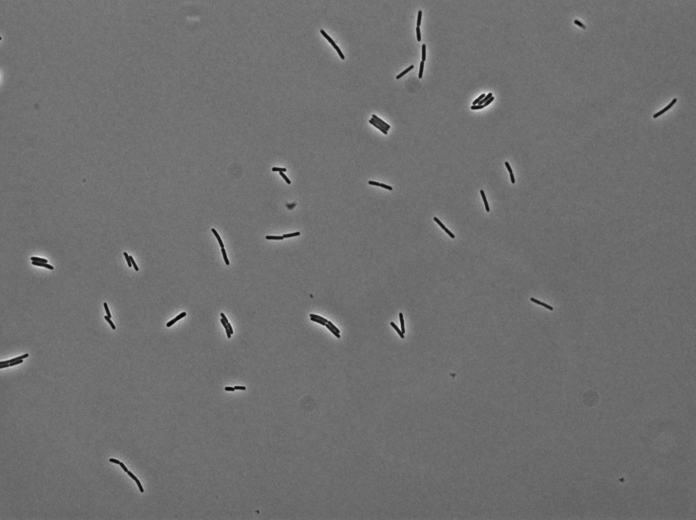
%> input picture tryMe/exampleCellFiles/thresh_image.tif, 1392 x 1040 px (shown at 1/2 size)
$ octave --eval "introThreshSeg;"   (GNU Octave 9; MATLAB toolbox functions it lacks are replaced by stand-ins)
%> lines starting %> are read from the running program, lines starting %| are printed output that depends on the picture; in (x1, y1, x2, y2) boxes, pixels count from 0 and x2, y2 are one past the last pixel; in counts of white or black regions, pixels touching at a corner belong together; the program's own positions count from 1
### settings/loadConstants.m
function CONST = loadConstants( res, PARALLEL_FLAG, dispText )
% loadConstants : loads the parameters for the superSegger/trackOpti package.
% If you want to customize the constants DO NOT CHANGE
% THIS FILE! Rename this file loadConstantsMine.m and
% put in somehwere in the path.
% That file will load automatically rather than this one.
% When you make loadConstantsMine.m, change
% disp( 'loadConstants: Initializing.')
% to loadConstantsMine to avoid confusion.
%
% INPUT :
%   res : name of constants file in the settings folder (without the .mat) to be loaded.
%         If you use a number (60 or 100) it loads the 60X or 100X for E. coli
%   PARALLEL_FLAG : 1 if you want to use parallel computation
%                   0 for single core computation
%   dispText : to display the name of the constants that are loaded.
%
%
% Copyright (C) 2016 Wiggins Lab
% Written by Stella Stylianidou
% University of Washington, 2016
% This file is part of SuperSegger.
%
% SuperSegger is free software: you can redistribute it and/or modify
% it under the terms of the GNU General Public License as published by
% the Free Software Foundation, either version 3 of the License, or
% (at your option) any later version
%
% SuperSegger is distributed in the hope that it will be useful,
% but WITHOUT ANY WARRANTY; without even the implied warranty of
% MERCHANTABILITY or FITNESS FOR A PARTICULAR PURPOSE.  See the
% GNU General Public License for more details.
%
% You should have received a copy of the GNU General Public License
% along with SuperSegger.  If not, see <http://www.gnu.org/licenses/>.


% gets the list of all possible constants in the settings folder
[possibleConstants, list, filepath] = getConstantsList();

CONST = [];
if nargin < 1 || isempty( res )
   disp ('No constant chosen. Possible constants are : ');
   disp(list');
   return;
end

if ~exist('PARALLEL_FLAG','var') || isempty( PARALLEL_FLAG )
    PARALLEL_FLAG = false;
end

if ~exist('dispText','var') || isempty( dispText )
    dispText = true;
end


% default values for numbers
resFlag = [];
if isa(res,'double' ) && res == 60
    res = '60XEc';
elseif isa(res,'double' ) && res == 100
    res = '100XEc';
end

%% Parameters that are the same for all constants
% Settings for alignment in different channels - modify for your microscope
CONST.imAlign.DAPI    = [-0.0354   -0.0000    1.5500   -0.3900];
CONST.imAlign.mCherry = [-0.0512   -0.0000   -1.1500    1.0000];
CONST.imAlign.GFP     = [ 0.0000    0.0000    0.0000    0.0000];

CONST.imAlign.out = {CONST.imAlign.GFP, ...   % c1 channel name
    CONST.imAlign.GFP,...  % c2 channel name
    CONST.imAlign.GFP,...  % c3 channel name
    CONST.imAlign.GFP};    % c4 channel name

CONST.imAlign.AlignToFirst = false; % align all images to first image
CONST.imAlign.AlignChannel = 1; % channel to use for alignment
CONST.imAlign.medFilt = false; % use median filter during alignment
CONST.align.ALIGN_FLAG = 1; % align images (boolean)

% segmenation default parameters
CONST.superSeggerOpti.segmenting_fluorescence = false;
CONST.superSeggerOpti.remove_debris = true;
CONST.superSeggerOpti.INTENSITY_DIF = 0.15;
CONST.superSeggerOpti.PEBBLE_CONST = 1.5;
CONST.superSeggerOpti.remove_microcolonies = true;

% region optimization parameters
CONST.regionOpti.MAX_NUM_RESOLVE = 10000; % no region optimization above this number of segments
CONST.regionOpti.MAX_NUM_SYSTEMATIC = 8; % max number of segments for systematic
CONST.regionOpti.CutOffScoreHi = 10; % cut off score for segments
CONST.regionOpti.CutOffScoreLo = -10; % cut off score for segments
CONST.regionOpti.Nt = 500; % max number of steps in simulated anneal
CONST.regionOpti.minGoodRegScore = 10; % regions with score below this are optimized.
CONST.regionOpti.neighMaxScore = 10; % max score for neighbor to be optimized with a bad region
CONST.regionOpti.ADJUST_FLAG = 1; % adjusts simulated anneal with number of segs
CONST.regionOpti.DE_norm = 0.5000; % segments' weight for global region opti scoring

% trackOpti : general constants
CONST.trackOpti.NEIGHBOR_FLAG = 0; % finds cell neighbors

% trackOpti : linking constants
CONST.trackOpti.OVERLAP_LIMIT_MIN = 0.0800;
CONST.trackOpti.DA_MAX = 0.3; % maximum area change in linking from r->c
CONST.trackOpti.DA_MIN = -0.2; % minimum area change in linking from r->c
CONST.trackOpti.LYSE_FLAG = 0; % not working anymore.
CONST.trackOpti.REMOVE_STRAY = 0; % deletes stray regions and their children
CONST.trackOpti.MIN_CELL_AGE = 5; % minimum cell age for full cell cycle
CONST.trackOpti.linkFun = @multiAssignmentSparse; % function used for linking cells
CONST.trackOpti.SMALL_AREA_MERGE = 55; % in the linking phase, regions with smaller than this area may be merged with the ones next to them.
CONST.trackOpti.MIN_AREA_NO_NEIGH = 30; % regions with area below this and no neighbors are discarded;
CONST.trackOpti.MIN_AREA = 5; % minimum area a cell region can have, otherwise it is discarded.

% Fluorescence calculations : locates foci and caclulates fluorescence
% statistics.
CONST.trackLoci.numSpots = []; % needs to be set to the number of spots per channel to find foci
CONST.trackLoci.fluorFlag = 1; % to calculate fluorescence statistics

%  you can set an initial gate here
CONST.trackLoci.gate  = [];


% pixelsize in um
if all(ismember('100X',res)) % 60 nm per pixel
    CONST.getLocusTracks.PixelSize        = 6/60;
elseif all(ismember('60X',res)) % 100 nm per pixel
    CONST.getLocusTracks.PixelSize        = 6/100;
else
    CONST.getLocusTracks.PixelSize        = [];
end

% getLocusTracks Constants
CONST.getLocusTracks.FLUOR1_MIN_SCORE = 3; % only foci above this score are shown in the viewer
CONST.getLocusTracks.FLUOR2_MIN_SCORE = 3;
CONST.getLocusTracks.FLUOR1_REL       = 0.3;
CONST.getLocusTracks.FLUOR2_REL       = 0.3;
CONST.getLocusTracks.TimeStep         = 1; % used for time axis when towers and kymos are made

% view constants
CONST.view.showFullCellCycleOnly = false; % only uses full cell cycle for analysis tools
CONST.view.orientFlag = true; % to orient the cells along the horizontal axis for the analysis tools
CONST.view.falseColorFlag = false;
CONST.view.fluorColor = {'g','r','b','c','o','y'}; % order of channel colors to be used for display
CONST.view.LogView = false;
CONST.view.filtered = 1;
CONST.view.maxNumCell = []; % maximum number of cells used for analysis tools
CONST.view.background = [0.7, 0.7, 0.7];

% super resolution constants - not used in released version
% Const for findFocusSR
CONST.findFocusSR.MAX_FOCUS_NUM = 8;
CONST.findFocusSR.crop          = 4;
CONST.findFocusSR.gaussR        = 1;
CONST.findFocusSR.MAX_TRACE_NUM = 1000;
CONST.findFocusSR.WS_CUT        = 50;
CONST.findFocusSR.MAX_OFF       = 3;
CONST.findFocusSR.I_MIN         = 150;
CONST.findFocusSR.mag           = 16;
CONST.findFocusSR.MIN_TRACE_LEN = 0;
CONST.findFocusSR.R_LINK        = 2;
CONST.findFocusSR.R_LINK        = 2;
CONST.findFocusSR.SED_WINDOW    = 10;
CONST.findFocusSR.SED_P         = 10;
CONST.findFocusSR.A_MIN         =  6;

% Const for SR - not used in released version
CONST.SR.opt =  optimset('MaxIter',1000,'Display','off', 'TolX', 1e-8);

% for image processing
CONST.SR.GausImgFilter_HighPass = fspecial('gaussian',141,10);
CONST.SR.GausImgFilter_LowPass3 = fspecial('gaussian',21,3);
CONST.SR.GausImgFilter_LowPass2 = fspecial('gaussian',21,2);
CONST.SR.GausImgFilter_LowPass1 = fspecial('gaussian',7,1.25);
CONST.SR.maxBlinkNum = 2;

% pad size for cropping regions for fitting
CONST.SR.pad = 8;
CONST.SR.crop = 4;
CONST.SR.Icut = 1000;
CONST.SR.rcut = 10; % maximum distance between frames for two PSFs
% to be considered two seperate PSFs.
CONST.SR.Ithresh = 2; % threshold intensity in std for including loci in analysis

%% Loading the constant
% constants file is loaded here using input 'res'
indexConst = find(strcmpi({possibleConstants.name},[res,'.mat']));
if ~isempty(indexConst)
     constFilename = possibleConstants(indexConst).name;
     ConstLoaded = load ([filepath,filesep,constFilename]);
     CONST.ResFlag = constFilename(1:end-4);
     if dispText
        disp(['loading Constants : ', constFilename]);
     end
elseif exist(res, 'file')
    ConstLoaded = load(res);
    CONST.ResFlag = res;
else
    errordlg('loadConstants: Constants not loaded : no match found. Aborting. ');
    disp(['Possible constants']);
    disp(list');
    CONST = [];
    return;
end


%% Parameters overwritten separately for each constant :
% Set by the loaded constant. - you can add here values that you have changed
% from the default and should be loaded from your constants file.

% segmentation parameters

% removes debris using the texture of the colonies, and the intensity
% difference of the halo and inside the cells

% updated values
if isfield (ConstLoaded.superSeggerOpti,'remove_debris')
    CONST.superSeggerOpti.remove_debris = ConstLoaded.superSeggerOpti.remove_debris;
end

if isfield (ConstLoaded.superSeggerOpti,'INTENSITY_DIF')
   CONST.superSeggerOpti.INTENSITY_DIF = ConstLoaded.superSeggerOpti.INTENSITY_DIF;
end

if isfield (ConstLoaded.superSeggerOpti,'PEBBLE_CONST')
  CONST.superSeggerOpti.PEBBLE_CONST = ConstLoaded.superSeggerOpti.PEBBLE_CONST;
end

if isfield (ConstLoaded.superSeggerOpti,'segmenting_fluorescence')
    CONST.superSeggerOpti.segmenting_fluorescence = ConstLoaded.superSeggerOpti.segmenting_fluorescence;
end

% removes false microcolonies if using the mean intensity
if isfield (ConstLoaded.superSeggerOpti,'remove_microcolonies')
    CONST.superSeggerOpti.remove_microcolonies = ConstLoaded.superSeggerOpti.remove_microcolonies;
end

% max number of total segments for segmentation
CONST.superSeggerOpti.MAX_SEG_NUM = 50000;

CONST.superSeggerOpti.dIcellNonCell = 0.2;

% objects with less area than this are removed from the mask
CONST.superSeggerOpti.MIN_BG_AREA = ConstLoaded.superSeggerOpti.MIN_BG_AREA;

% intensity thresholds for initial mask creation
CONST.superSeggerOpti.THRESH1= ConstLoaded.superSeggerOpti.THRESH1;
CONST.superSeggerOpti.THRESH2 = ConstLoaded.superSeggerOpti.THRESH2;

% radius of minimum/magic filter - should be about the width of the cell
CONST.superSeggerOpti.MAGIC_RADIUS = ConstLoaded.superSeggerOpti.MAGIC_RADIUS;

% intensity used to find halos in the magic contrast image
CONST.superSeggerOpti.CUT_INT= ConstLoaded.superSeggerOpti.CUT_INT;

% intensities below this are set to 0 to remove variation in intesnity within a cell region.
CONST.superSeggerOpti.MAGIC_THRESHOLD = ConstLoaded.superSeggerOpti.MAGIC_THRESHOLD;

% width of gaussian blur in phase image
CONST.superSeggerOpti.SMOOTH_WIDTH= ConstLoaded.superSeggerOpti.SMOOTH_WIDTH;

% cells with width bigger than this are iteratively added more segments
CONST.superSeggerOpti.MAX_WIDTH= ConstLoaded.superSeggerOpti.MAX_WIDTH;

% max area for micro-colonies to be filled
CONST.superSeggerOpti.Amax = ConstLoaded.superSeggerOpti.Amax;

% erosion size of disk at the creation of the background mask
CONST.superSeggerOpti.crop_rad = ConstLoaded.superSeggerOpti.crop_rad;
CONST.superSeggerOpti.A = ConstLoaded.superSeggerOpti.A; % neural network for segment scoring
CONST.superSeggerOpti.NUM_INFO= ConstLoaded.superSeggerOpti.NUM_INFO; % number of parameters used

CONST.seg = ConstLoaded.seg; % defines segments scoring functions

% region optimizing parameters parameters
% regions with smaller length than min_length are optimized by using all segments surrounding them
CONST.regionOpti.MIN_LENGTH = ConstLoaded.regionOpti.MIN_LENGTH ;
CONST.regionScoreFun = ConstLoaded.regionScoreFun; % defines region scoring functions

if isfield (ConstLoaded.trackOpti,'SMALL_AREA_MERGE')
CONST.trackOpti.SMALL_AREA_MERGE = ConstLoaded.trackOpti.SMALL_AREA_MERGE; % in the linking phase, this regions with this area are merged with the ones next to them.
end

if isfield (ConstLoaded.trackOpti,'MIN_AREA_NO_NEIGH')
CONST.trackOpti.MIN_AREA_NO_NEIGH = ConstLoaded.trackOpti.MIN_AREA_NO_NEIGH; % regions with area below this and no neighbors are discarded;
end

if isfield (ConstLoaded.trackOpti,'MIN_AREA')
CONST.trackOpti.MIN_AREA = ConstLoaded.trackOpti.MIN_AREA;  % minimum area a cell region can have, otherwise it is discarded.
end

%% Parallel processing on multiple cores settings :
if PARALLEL_FLAG
    poolobj = gcp('nocreate'); % If no pool, do not create new one.
    if isempty(poolobj)
        poolobj = parpool('local');
    end
    poolobj.IdleTimeout = 360; % close after idle for 3 hours
    CONST.parallel.parallel_pool_num = poolobj.NumWorkers;
else
    CONST.parallel.parallel_pool_num = 0;
end

CONST.parallel.xy_parallel = 0;
CONST.parallel.PARALLEL_FLAG = PARALLEL_FLAG;
CONST.parallel.show_status = ~(CONST.parallel.parallel_pool_num);
CONST.parallel.verbose = 1;

% orders the fields alphabetically
CONST = orderfields(CONST);

end

### tryMe/introThreshSeg.m
function introThreshSeg()
% cell_seg : shows how thresholding can b eused in a phase contrast
% microscopy image to find the masks, centers and pole locations of the
% cells.
% This is a very simplistic version of how superSegger works.
%
% Copyright (C) 2011,2016 Wiggins Lab
% Written by Stella Stylianidou, Nathan Kuwada, Paul Wiggins
% University of Washington, 2016
% This file is part of SuperSegger.
%
% SuperSegger is free software: you can redistribute it and/or modify
% it under the terms of the GNU General Public License as published by
% the Free Software Foundation, either version 3 of the License, or
% (at your option) any later version.
%
% SuperSegger is distributed in the hope that it will be useful,
% but WITHOUT ANY WARRANTY; without even the implied warranty of
% MERCHANTABILITY or FITNESS FOR A PARTICULAR PURPOSE.  See the
% GNU General Public License for more details.
%
% You should have received a copy of the GNU General Public License
% along with SuperSegger.  If not, see <http://www.gnu.org/licenses/>.


%% Load the entried image and display
% imread converts the tiff image into a large matrix whose dimensions are
% the same as the pixel dimensions on the camera used for imaging and whose
% matrix elements are pixel intensities.

I = imread('exampleCellFiles/thresh_image.tif');
%> I is the input picture: size 1040x1392 uint16; min 10404, max 59412, mean 31842.5
imshow(I,[]);


%% find a region that contains some cells.
% I like to use the Data Cursor Tool (located on the figure menu bar next
% to the left of the paint brush.) By clicking on this tool you can click
% on pixels to see the index (value of the image at that pixel as well as
% the location of that pixel). Use the tool to find a range of pixels
% corresponding to a couple cells. My choice is shown below, but feel free
% to choose your own.


%% Crop the image
% Pick out a small region with just a few cells. We choose to examine the
% figure matrix between rows 291-524 and columns 842-1105.

I_crop = I(291:524,842:1105);
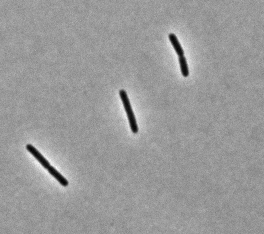
%> I_crop: size 234x264 uint16; min 12112, max 44804, mean 31896.7; drawn with min black and max white
imagesc(I_crop);

axis equal

%% Image Segmentation.
% There are many different techniques for teaching the computer to identify
% the pixels corresponding to a cell. Lets consider one of the easiest:
% thresholding.

% The basic observation is that the cells are darker than the background,
% therefore we can use the intensity of the pixels to indentify cells. Use
% the Data Cursor Tool (located on the figure menu bar next
% to the left of the paint brush) to figure out what range of index values
% correspond to the cells and which to the background.

% Let me help you out by showning you the LUT (look up table) that maps the
% index to the color.

colorbar;

% Choose a cut off value that separates the background values from the cell
% values and set thresh equal to it. Here is my choice:

thresh = 25000;


%% Make a cell mask.
% To get the pixels that are darker, we ask for the values that are less
% than the thesh and assign this to a new matrix

mask = I_crop < thresh ;
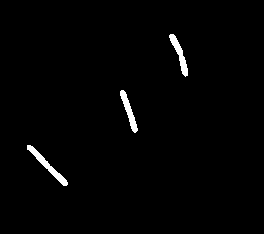
%> mask: size 234x264 logical; 1.4% white; 3 white regions, box (x1, y1, x2, y2) and area: (27, 145, 68, 186) 323, (169, 34, 188, 77) 269, (120, 90, 138, 133) 260
imshow(mask, []);

%% Your turn (1): What is a mask?
% Use the Data Cursor Tool to figure out what values of the mask correspond
% to cells versus background.

%% Your turn (2): What happens if you use the wrong threshold.
% Choose different threshold values to figure out what happens if the
% threshold is too low or too high.

%% Return to a threshold that works.
thresh = 25000;
mask = I_crop < thresh ;
imshow(mask, []);

%% Label cells.
% To manipulate the cells one at a time, we want to choose a distinct label
% for each cell. Matlab has a function, bwlabel, that labels cells by
% filling positions in the image matrix corresponding to a cell with a
% distinct integer corresponding to each cell. Again... check my claim with
% the Data Cursor Tool.
regs_label = bwlabel( mask );
%> regs_label: size 234x264 double; 4 distinct labels, from 0 to 3
imshow( regs_label, [] );

%% Region props function
% Lets now find a couple different properties for each cell: Centroid (the
% center of each cell), Area, MajorAxisLength (the length of the cell's
% long axis) and MinorAxisLength (the length of the cell's short axis.
regs_prop = regionprops(regs_label,...
    {'Centroid','Area','MajorAxisLength','MinorAxisLength',...
    'Orientation'});
%> regs_prop = 3 regions; Area, Centroid, MajorAxisLength, MinorAxisLength and Orientation: 323 [48.1 166.2] 63.73 6.88 -45.4, 269 [180.2 55] 51.14 7.73 -70.08, 260 [129.5 111.8] 50.4 6.95 -71.44

%% Plot all cell centers on the image
% We go through all the cells and extract the coordinates
% of the centroid to plot them.

figure(2);
clf
imshow(regs_label, []);
hold on

for ii = 1:numel(regs_prop)
    % this line plots a point at the center of each cell
    plot( regs_prop(ii).Centroid(1),regs_prop(ii).Centroid(2), 'r.', 'MarkerSize', 20 );

    % this draws a label
    text(regs_prop(ii).Centroid(1),regs_prop(ii).Centroid(2), num2str(ii), 'Color', 'b', 'FontSize', 14, 'FontWeight' , 'bold' );
end
%> this loop made 3 passes
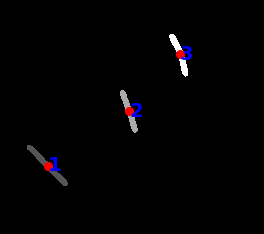
%> figure redrawn from the program's plot data


%% Extract all cell coordinates
% Go through all the cells and save in matrices the centroid, orientation
% angle, half the major axis length for the next piece of the code which is
% plotting the poles.


for ii = 1:numel(regs_prop)
   X(ii) = regs_prop(ii).Centroid(1) ;
   Y(ii) = regs_prop(ii).Centroid(2) ;
   theta(ii) = regs_prop(ii).Orientation ;
   L(ii) = 0.5*regs_prop(ii).MajorAxisLength ;
end
%> after the loop, L = [31.87 25.2 25.57]; X = [48.11 129.5 180.2]; Y = [166.2 111.8 54.96]; theta = [-45.4 -71.44 -70.08]

%% FIND AND PLOT POLE LOCATION
% THE ORIENTATION IS DEFINED AS THE ANGLE AWAY FROM THE POSITIVE X-AXIS.  THE
% GEOMETRY IS A LITTLE UPSIDE DOWN BECAUSE THE WAY MATLAB PLOTTED OUR
% ORIGINAL THRESHOLDED IMAGE, POSITIVE Y IS DOWN, SO WE HAVE TO FLIP THE
% ANGLE TO MAKE OUR POLE LOCATION MATCH OUR IMAGE FOR PLOTTING.  THE
% STRUCTURED VARIABLE 'p' WILL HAVE THE X AND Y POSITION OF ALL 6 POLES.


figure(3);
clf;
imshow( I_crop, [] );
hold on;

for ii = 1:numel(regs_prop)
    p{ii} = [];
    p{ii}(1,1) = X(ii) + L(ii)*cosd(-theta(ii)) ;
    p{ii}(1,2) = Y(ii) + L(ii)*sind(-theta(ii)) ;
    p{ii}(2,1) = X(ii) - L(ii)*cosd(-theta(ii)) ;
    p{ii}(2,2) = Y(ii) - L(ii)*sind(-theta(ii)) ;
    plot(p{ii}(:,1),p{ii}(:,2),'-go')
end
%> after the loop, p = {[70.48 188.9; 25.73 143.5], [137.6 135.7; 121.5 87.91], [188.9 79; 171.4 30.92]}
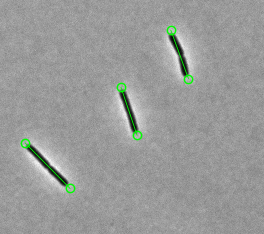
%> figure redrawn from the program's plot data

%% Your turn (3): Process the entire image, instead of a cropped region.

%% Your turn (4): How do you eliminate the cells that do not segment
% correctly? Implement this idea to only draw long axes on cell that are
% correctly segmented. (Hint : what is the width of the cell?)

%% Your turn (5): Load the fluor channel and superimpose the long axis
% on a composite image.
% the path to the fluor image is: exampleCellFiles/fluor_image.tif


%% Conclusions :
% Use the magnifying tool on the figure to see how well we determined the
% poles. You will noticed that we did pretty well for cells who are not
% touching other cells. Things fall apart for clumps of cells. The
% superSegger software suite has more sophisticated ways to handle that
% problem.

% here is the output from superSegger
% the red lines are the outlines of the cells
CONST = loadConstants('60XPA');
%> the run ends on the next line
data = ssoSegFunPerReg(I,CONST);


end
